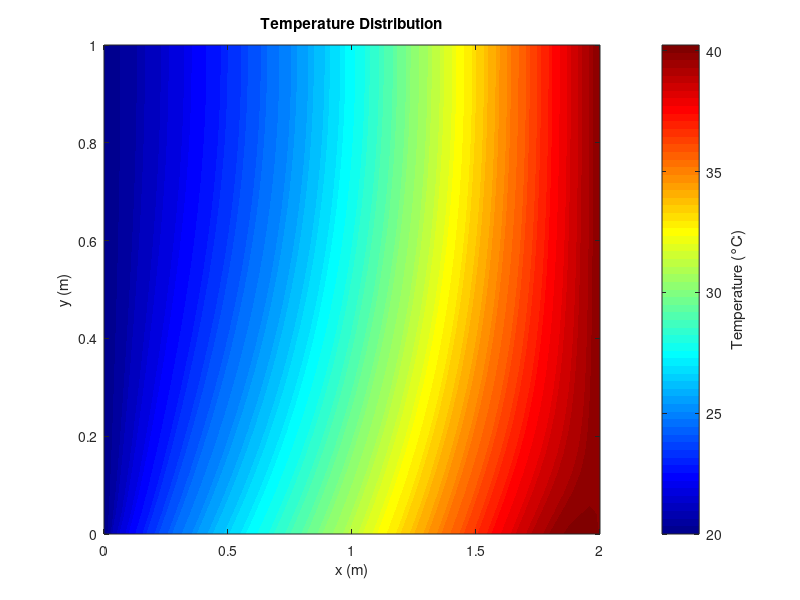

This figure's MATLAB source:
clear
clc

% Parameters
Lx = 2.0; % Length of the plate in x-direction (m)
Ly = 1.0; % Length of the plate in y-direction (m)
Nx = 50; % Number of grid points in x-direction
Ny = 25; % Number of grid points in y-direction
dx = Lx / (Nx - 1); % Grid spacing in x-direction
dy = Ly / (Ny - 1); % Grid spacing in y-direction
k = 50; % Heat conductivity (W/(mK))

% Initialize temperature matrix
T = zeros(Ny, Nx);

% Boundary conditions
T(:, 1) = 20; % Temperature T1 applied on the left boundary
T(:, end) = 40; % Temperature T2 applied on the right boundary

% Heat input Q1 applied at the bottom boundary
Q1 = 420; % Heat flux in W/m^2

% Iterative solution using the finite difference method
maxIter = 1000; % Maximum number of iterations
tolerance = 0.0001; % Threshold for minimal temperature change

for iter = 1:maxIter
    T_old = T; % Store current temperatures for next iteration comparison
    
    for i = 1:Ny
        for j = 2:(Nx-1)
            if i == 1 % Bottom boundary
                T(i, j) = T(i+1, j) + Q1 * (dx / k);
            elseif i == Ny % Top boundary
                T(i, j) = T(i-1, j);
            else % Interior points
                % Apply finite difference method for interior points
                if j > 1 && j < Nx
                    T(i, j) = (T(i+1, j) + T(i-1, j) + T(i, j+1) + T(i, j-1)) / 4;
                end
            end
        end
    end
    
    % End loop if temperature changes are small enough, indicating steady state
    if max(max(abs(T_old - T))) < tolerance
        fprintf('Steady state reached in %d iterations\n', iter);
        break;
    end
end

% Plot temperature distribution
[X, Y] = meshgrid(linspace(0, Lx, Nx), linspace(0, Ly, Ny));
colormap(jet);
contourf(X, Y, T, 100, 'LineColor', 'none');

cbar = colorbar; % Get the handle of the colorbar
ylabel(cbar, 'Temperature (°C)'); % Set the label for the colorbar
xlabel('x (m)');
ylabel('y (m)');
title('Temperature Distribution');
